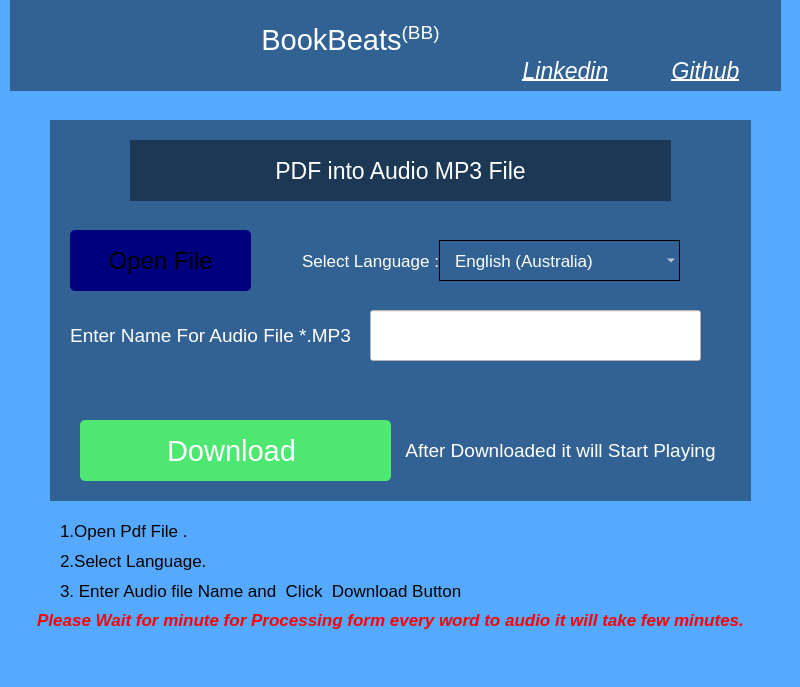
<?xml version="1.0" encoding="UTF-8"?>
<ui version="4.0">
 <class>BookBeats</class>
 <widget class="QMainWindow" name="BookBeats">
  <property name="geometry">
   <rect>
    <x>0</x>
    <y>0</y>
    <width>800</width>
    <height>687</height>
   </rect>
  </property>
  <property name="font">
   <font>
    <pointsize>7</pointsize>
   </font>
  </property>
  <property name="windowTitle">
   <string>MainWindow</string>
  </property>
  <property name="styleSheet">
   <string notr="true">background-color: rgb(85, 170, 255);</string>
  </property>
  <widget class="QWidget" name="centralwidget">
   <widget class="QWidget" name="navbar" native="true">
    <property name="geometry">
     <rect>
      <x>10</x>
      <y>0</y>
      <width>771</width>
      <height>91</height>
     </rect>
    </property>
    <property name="styleSheet">
     <string notr="true">background-color: qlineargradient(spread:pad, x1:0, y1:0, x2:1, y2:1, stop:1 rgba(0, 0, 0, 108));
color: rgb(255, 255, 255);</string>
    </property>
    <widget class="QLabel" name="logo">
     <property name="geometry">
      <rect>
       <x>30</x>
       <y>10</y>
       <width>131</width>
       <height>81</height>
      </rect>
     </property>
     <property name="styleSheet">
      <string notr="true">background:transparent;</string>
     </property>
     <property name="text">
      <string/>
     </property>
     <property name="pixmap">
      <pixmap>img/logo.png</pixmap>
     </property>
     <property name="scaledContents">
      <bool>true</bool>
     </property>
    </widget>
    <widget class="QLabel" name="appName">
     <property name="geometry">
      <rect>
       <x>230</x>
       <y>10</y>
       <width>221</width>
       <height>61</height>
      </rect>
     </property>
     <property name="font">
      <font>
       <pointsize>22</pointsize>
      </font>
     </property>
     <property name="styleSheet">
      <string notr="true">background:transparent;</string>
     </property>
     <property name="text">
      <string>&lt;html&gt;&lt;head/&gt;&lt;body&gt;&lt;p&gt; BookBeats&lt;sup&gt;(BB)&lt;/sup&gt;&lt;/p&gt;&lt;/body&gt;&lt;/html&gt;</string>
     </property>
     <property name="alignment">
      <set>Qt::AlignmentFlag::AlignCenter</set>
     </property>
    </widget>
    <widget class="QPushButton" name="linkedin_btn">
     <property name="geometry">
      <rect>
       <x>490</x>
       <y>50</y>
       <width>131</width>
       <height>41</height>
      </rect>
     </property>
     <property name="font">
      <font>
       <pointsize>17</pointsize>
       <italic>true</italic>
       <underline>true</underline>
      </font>
     </property>
     <property name="styleSheet">
      <string notr="true">background:transparent;
border:0;</string>
     </property>
     <property name="text">
      <string>Linkedin</string>
     </property>
    </widget>
    <widget class="QPushButton" name="github_btn">
     <property name="geometry">
      <rect>
       <x>630</x>
       <y>50</y>
       <width>131</width>
       <height>41</height>
      </rect>
     </property>
     <property name="font">
      <font>
       <pointsize>17</pointsize>
       <italic>true</italic>
       <underline>true</underline>
      </font>
     </property>
     <property name="styleSheet">
      <string notr="true">background:transparent;
border:0;</string>
     </property>
     <property name="text">
      <string>Github</string>
     </property>
    </widget>
   </widget>
   <widget class="QWidget" name="content" native="true">
    <property name="geometry">
     <rect>
      <x>50</x>
      <y>120</y>
      <width>701</width>
      <height>381</height>
     </rect>
    </property>
    <property name="styleSheet">
     <string notr="true">background-color: qlineargradient(spread:pad, x1:0, y1:0, x2:1, y2:1, stop:1 rgba(0, 0, 0, 108));</string>
    </property>
    <widget class="QLabel" name="label">
     <property name="geometry">
      <rect>
       <x>80</x>
       <y>20</y>
       <width>541</width>
       <height>61</height>
      </rect>
     </property>
     <property name="font">
      <font>
       <pointsize>17</pointsize>
      </font>
     </property>
     <property name="styleSheet">
      <string notr="true">color: rgb(255, 255, 255);
border-radius5px;</string>
     </property>
     <property name="text">
      <string>PDF into Audio MP3 File</string>
     </property>
     <property name="alignment">
      <set>Qt::AlignmentFlag::AlignCenter</set>
     </property>
    </widget>
    <widget class="QPushButton" name="openfile">
     <property name="geometry">
      <rect>
       <x>20</x>
       <y>110</y>
       <width>181</width>
       <height>61</height>
      </rect>
     </property>
     <property name="font">
      <font>
       <pointsize>18</pointsize>
      </font>
     </property>
     <property name="styleSheet">
      <string notr="true">background-color: rgb(0, 0, 127);
border-radius:5px;</string>
     </property>
     <property name="text">
      <string>Open File</string>
     </property>
    </widget>
    <widget class="QComboBox" name="LanguageList">
     <property name="geometry">
      <rect>
       <x>389</x>
       <y>120</y>
       <width>241</width>
       <height>41</height>
      </rect>
     </property>
     <property name="font">
      <font>
       <pointsize>13</pointsize>
      </font>
     </property>
     <property name="styleSheet">
      <string notr="true">background:transparent;
color: rgb(255, 255, 255);
border:1px solid black;

padding:5px;
padding-left:15px;</string>
     </property>
     <property name="currentIndex">
      <number>11</number>
     </property>
     <property name="iconSize">
      <size>
       <width>21</width>
       <height>21</height>
      </size>
     </property>
     <property name="placeholderText">
      <string/>
     </property>
     <item>
      <property name="text">
       <string>Afrikaans</string>
      </property>
     </item>
     <item>
      <property name="text">
       <string>Arabic</string>
      </property>
     </item>
     <item>
      <property name="text">
       <string>Bengali</string>
      </property>
     </item>
     <item>
      <property name="text">
       <string>Bosnian</string>
      </property>
     </item>
     <item>
      <property name="text">
       <string>Bulgarian</string>
      </property>
     </item>
     <item>
      <property name="text">
       <string>Catalan</string>
      </property>
     </item>
     <item>
      <property name="text">
       <string>Chinese </string>
      </property>
     </item>
     <item>
      <property name="text">
       <string>Croatian</string>
      </property>
     </item>
     <item>
      <property name="text">
       <string>Czech</string>
      </property>
     </item>
     <item>
      <property name="text">
       <string>Danish</string>
      </property>
     </item>
     <item>
      <property name="text">
       <string>Dutch</string>
      </property>
     </item>
     <item>
      <property name="text">
       <string>English (Australia)</string>
      </property>
     </item>
     <item>
      <property name="text">
       <string>English (India)</string>
      </property>
     </item>
     <item>
      <property name="text">
       <string>English (UK)</string>
      </property>
     </item>
     <item>
      <property name="text">
       <string>English (US)</string>
      </property>
     </item>
     <item>
      <property name="text">
       <string>Filipino</string>
      </property>
     </item>
     <item>
      <property name="text">
       <string>Finnish</string>
      </property>
     </item>
     <item>
      <property name="text">
       <string>French</string>
      </property>
     </item>
     <item>
      <property name="text">
       <string>German</string>
      </property>
     </item>
     <item>
      <property name="text">
       <string>Greek</string>
      </property>
     </item>
     <item>
      <property name="text">
       <string>Gujarati</string>
      </property>
     </item>
     <item>
      <property name="text">
       <string>Hebrew</string>
      </property>
     </item>
     <item>
      <property name="text">
       <string>Hindi</string>
      </property>
     </item>
     <item>
      <property name="text">
       <string>Hungarian</string>
      </property>
     </item>
     <item>
      <property name="text">
       <string>Icelandic</string>
      </property>
     </item>
     <item>
      <property name="text">
       <string>Indonesian</string>
      </property>
     </item>
     <item>
      <property name="text">
       <string>Italian</string>
      </property>
     </item>
     <item>
      <property name="text">
       <string>Japanese</string>
      </property>
     </item>
     <item>
      <property name="text">
       <string>Javanese</string>
      </property>
     </item>
     <item>
      <property name="text">
       <string>Kannada</string>
      </property>
     </item>
     <item>
      <property name="text">
       <string>Khmer</string>
      </property>
     </item>
     <item>
      <property name="text">
       <string>Korean</string>
      </property>
     </item>
     <item>
      <property name="text">
       <string>Latvian</string>
      </property>
     </item>
     <item>
      <property name="text">
       <string>Lithuanian</string>
      </property>
     </item>
     <item>
      <property name="text">
       <string>Malayalam</string>
      </property>
     </item>
     <item>
      <property name="text">
       <string>Marathi</string>
      </property>
     </item>
     <item>
      <property name="text">
       <string>Nepali</string>
      </property>
     </item>
     <item>
      <property name="text">
       <string>Portuguese (Brazil)</string>
      </property>
     </item>
     <item>
      <property name="text">
       <string>Portuguese (Portugal)</string>
      </property>
     </item>
     <item>
      <property name="text">
       <string>Punjabi</string>
      </property>
     </item>
     <item>
      <property name="text">
       <string>Romanian</string>
      </property>
     </item>
     <item>
      <property name="text">
       <string>Russian</string>
      </property>
     </item>
     <item>
      <property name="text">
       <string>Serbian</string>
      </property>
     </item>
     <item>
      <property name="text">
       <string>Sinhala</string>
      </property>
     </item>
     <item>
      <property name="text">
       <string>Slovenian</string>
      </property>
     </item>
     <item>
      <property name="text">
       <string>Spanish</string>
      </property>
     </item>
     <item>
      <property name="text">
       <string>Sundanese</string>
      </property>
     </item>
     <item>
      <property name="text">
       <string>Swahili</string>
      </property>
     </item>
     <item>
      <property name="text">
       <string>Swedish</string>
      </property>
     </item>
     <item>
      <property name="text">
       <string>Tamil</string>
      </property>
     </item>
     <item>
      <property name="text">
       <string>Telugu</string>
      </property>
     </item>
     <item>
      <property name="text">
       <string>Thai</string>
      </property>
     </item>
     <item>
      <property name="text">
       <string>Turkish</string>
      </property>
     </item>
     <item>
      <property name="text">
       <string>Ukrainian</string>
      </property>
     </item>
     <item>
      <property name="text">
       <string>Urdu</string>
      </property>
     </item>
     <item>
      <property name="text">
       <string>Vietnamese</string>
      </property>
     </item>
     <item>
      <property name="text">
       <string>Welsh</string>
      </property>
     </item>
     <item>
      <property name="text">
       <string>Xhosa</string>
      </property>
     </item>
     <item>
      <property name="text">
       <string>Zulu</string>
      </property>
     </item>
    </widget>
    <widget class="QLabel" name="select_lang">
     <property name="geometry">
      <rect>
       <x>230</x>
       <y>120</y>
       <width>181</width>
       <height>41</height>
      </rect>
     </property>
     <property name="font">
      <font>
       <pointsize>13</pointsize>
      </font>
     </property>
     <property name="styleSheet">
      <string notr="true">background:transparent;
color: rgb(255, 255, 255);
border:0;</string>
     </property>
     <property name="text">
      <string>Select Language :</string>
     </property>
     <property name="alignment">
      <set>Qt::AlignmentFlag::AlignCenter</set>
     </property>
    </widget>
    <widget class="QLabel" name="lfileName">
     <property name="geometry">
      <rect>
       <x>20</x>
       <y>190</y>
       <width>281</width>
       <height>51</height>
      </rect>
     </property>
     <property name="font">
      <font>
       <pointsize>14</pointsize>
      </font>
     </property>
     <property name="styleSheet">
      <string notr="true">color: rgb(255, 255, 255);
background:0;</string>
     </property>
     <property name="text">
      <string>Enter Name For Audio File *.MP3</string>
     </property>
     <property name="alignment">
      <set>Qt::AlignmentFlag::AlignCenter</set>
     </property>
    </widget>
    <widget class="QLineEdit" name="audiofilename">
     <property name="geometry">
      <rect>
       <x>320</x>
       <y>190</y>
       <width>331</width>
       <height>51</height>
      </rect>
     </property>
     <property name="font">
      <font>
       <pointsize>13</pointsize>
      </font>
     </property>
     <property name="styleSheet">
      <string notr="true">background-color: rgb(255, 255, 255);
padding:3px;
padding:15px;</string>
     </property>
    </widget>
    <widget class="QPushButton" name="Download">
     <property name="geometry">
      <rect>
       <x>30</x>
       <y>300</y>
       <width>311</width>
       <height>61</height>
      </rect>
     </property>
     <property name="font">
      <font>
       <pointsize>22</pointsize>
      </font>
     </property>
     <property name="styleSheet">
      <string notr="true">color: rgb(255, 255, 255);
background-color: rgb(77, 231, 113);
border-radius:5px;</string>
     </property>
     <property name="text">
      <string>Download </string>
     </property>
    </widget>
    <widget class="QLabel" name="label_7">
     <property name="geometry">
      <rect>
       <x>350</x>
       <y>310</y>
       <width>321</width>
       <height>41</height>
      </rect>
     </property>
     <property name="font">
      <font>
       <pointsize>14</pointsize>
       <underline>false</underline>
      </font>
     </property>
     <property name="styleSheet">
      <string notr="true">color: rgb(255, 255, 255);

background:0;</string>
     </property>
     <property name="text">
      <string>After Downloaded it will Start Playing</string>
     </property>
     <property name="alignment">
      <set>Qt::AlignmentFlag::AlignCenter</set>
     </property>
    </widget>
   </widget>
   <widget class="QLabel" name="label_3">
    <property name="geometry">
     <rect>
      <x>60</x>
      <y>520</y>
      <width>381</width>
      <height>21</height>
     </rect>
    </property>
    <property name="font">
     <font>
      <pointsize>13</pointsize>
     </font>
    </property>
    <property name="text">
     <string>1.Open Pdf File .</string>
    </property>
   </widget>
   <widget class="QLabel" name="label_4">
    <property name="geometry">
     <rect>
      <x>60</x>
      <y>550</y>
      <width>381</width>
      <height>21</height>
     </rect>
    </property>
    <property name="font">
     <font>
      <pointsize>13</pointsize>
     </font>
    </property>
    <property name="text">
     <string>2.Select Language.</string>
    </property>
   </widget>
   <widget class="QLabel" name="label_5">
    <property name="geometry">
     <rect>
      <x>60</x>
      <y>580</y>
      <width>401</width>
      <height>21</height>
     </rect>
    </property>
    <property name="font">
     <font>
      <pointsize>13</pointsize>
     </font>
    </property>
    <property name="text">
     <string>3. Enter Audio file Name and  Click  Download Button.</string>
    </property>
   </widget>
   <widget class="QLabel" name="label_6">
    <property name="geometry">
     <rect>
      <x>0</x>
      <y>600</y>
      <width>781</width>
      <height>41</height>
     </rect>
    </property>
    <property name="font">
     <font>
      <pointsize>13</pointsize>
      <italic>true</italic>
      <bold>true</bold>
     </font>
    </property>
    <property name="styleSheet">
     <string notr="true">color:red;</string>
    </property>
    <property name="text">
     <string>&lt;html&gt;&lt;head/&gt;&lt;body&gt;&lt;p&gt;Please Wait for minute for Processing form every word to audio it will take few minutes.&lt;/p&gt;&lt;/body&gt;&lt;/html&gt;</string>
    </property>
    <property name="alignment">
     <set>Qt::AlignmentFlag::AlignCenter</set>
    </property>
   </widget>
  </widget>
  <widget class="QMenuBar" name="menubar">
   <property name="geometry">
    <rect>
     <x>0</x>
     <y>0</y>
     <width>800</width>
     <height>33</height>
    </rect>
   </property>
  </widget>
  <widget class="QStatusBar" name="statusbar"/>
 </widget>
 <resources/>
 <connections/>
</ui>
